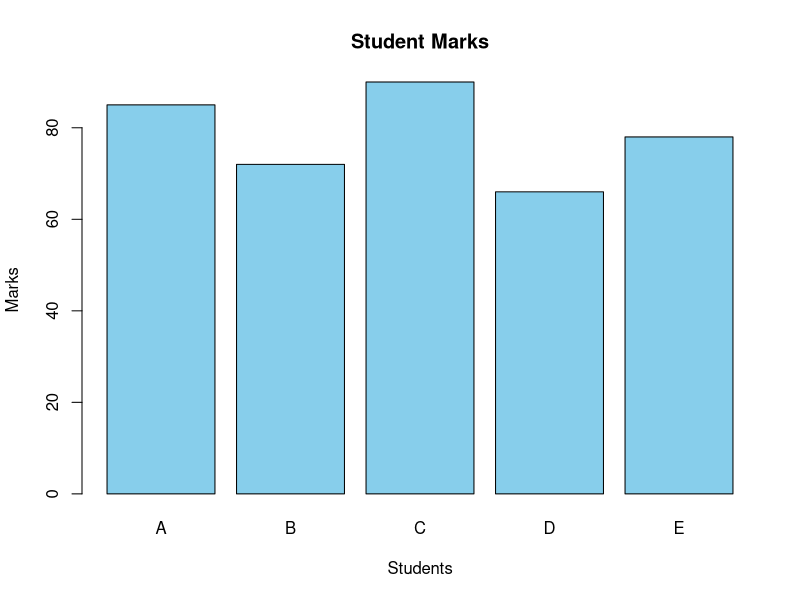

Reproduce this figure in R.
# ============================================================
#  BCA 4th Semester | R Programming Assignment
#  Student  : Aaditya Chauhan
#  Status   : Regular (Not Debarred)
#  Tasks    : 4 Questions
#  Deadline : 10 April 2026
# ============================================================

# ----------------------------------------------------------
# Q1. [Unit 1 – Variables & I/O]
# Write an R program that asks the user to enter their name
# and age, stores them in variables, and prints a greeting
# message like: "Hello, Aaditya! You are 20 years old."
# ----------------------------------------------------------

name <- readline(prompt = "Enter your name: ")
age <- as.integer(readline(prompt = "Enter your age: "))

cat("Hello, ", name, "! You are ", age, " years old.\n")


# ----------------------------------------------------------
# Q2. [Unit 1 – Basics of R Syntax]
# Create a numeric vector of 10 elements (any values).
# Find and print: sum, mean, median, min, and max.
# ----------------------------------------------------------

v <- c(10, 25, 30, 45, 50, 60, 70, 80, 90, 100)

cat("Sum:", sum(v), "\n")
cat("Mean:", mean(v), "\n")
cat("Median:", median(v), "\n")
cat("Min:", min(v), "\n")
cat("Max:", max(v), "\n")


# ----------------------------------------------------------
# Q3. [Unit 2 – Basic Data Analysis & Charts]
# Create a data frame with 5 students having columns:
# Name, Marks (out of 100), Grade (A/B/C).
# Plot a bar chart showing Marks for each student.
# Add proper title and axis labels.
# ----------------------------------------------------------

students <- data.frame(
  Name = c("A", "B", "C", "D", "E"),
  Marks = c(85, 72, 90, 66, 78),
  Grade = c("A", "B", "A", "C", "B")
)

barplot(
  students$Marks,
  names.arg = students$Name,
  col = "skyblue",
  main = "Student Marks",
  xlab = "Students",
  ylab = "Marks"
)


# ----------------------------------------------------------
# Q4. [Unit 3 – Functions]
# Write a function called `calculate_grade` that accepts
# a numeric marks value and returns the grade:
#   >= 90 → "A+"
#   >= 75 → "A"
#   >= 60 → "B"
#   >= 45 → "C"
#   below 45 → "Fail"
# Test it with at least 5 different marks values.
# ----------------------------------------------------------

calculate_grade <- function(marks) {
  if (marks >= 90) {
    return("A+")
  } else if (marks >= 75) {
    return("A")
  } else if (marks >= 60) {
    return("B")
  } else if (marks >= 45) {
    return("C")
  } else {
    return("Fail")
  }
}

# Testing
test_marks <- c(95, 80, 65, 50, 30)

for (m in test_marks) {
  cat("Marks:", m, "Grade:", calculate_grade(m), "\n")
}
